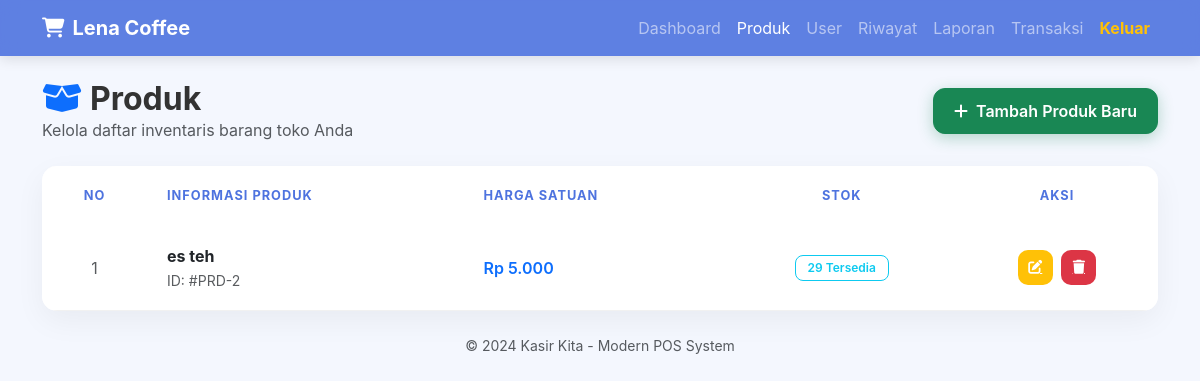
Page /produk.php (signed in) on the committed database.
### tables this page shows
CREATE TABLE `produk` (
  `id_produk` int(11) NOT NULL,
  `nama_produk` varchar(100) DEFAULT NULL,
  `harga` int(11) DEFAULT NULL,
  `stok` int(11) DEFAULT NULL
);

### produk.php (the view, shortened to what this page needs)
<?php
include 'koneksi.php';
$ambil_data = mysqli_query($conn, "SELECT * FROM produk");
?>
<!DOCTYPE html>
<html lang="id">
<head>
    <link href="https://cdn.jsdelivr.net/npm/bootstrap@5.3.0/dist/css/bootstrap.min.css" rel="stylesheet">
    <link rel="stylesheet" href="https://cdnjs.cloudflare.com/ajax/libs/font-awesome/6.4.0/css/all.min.css">
    <link href="https://unpkg.com/aos@2.3.1/dist/aos.css" rel="stylesheet">
</head>
<body>
<nav class="navbar navbar-expand-lg navbar-dark sticky-top mb-4">
    <div class="container">
        <a class="navbar-brand fw-bold" href="#"><i class="fas fa-shopping-cart me-2"></i>Lena Coffee</a>
        <div class="collapse navbar-collapse" id="navbarNav">
            <ul class="navbar-nav ms-auto">
                <li class="nav-item"><a class="nav-link" href="index.php">Dashboard</a></li>
                <li class="nav-item"><a class="nav-link active" href="produk.php">Produk</a></li>
                <li class="nav-item"><a class="nav-link" href="user.php">User</a></li>
                <li class="nav-item"><a class="nav-link" href="riwayat.php">Riwayat</a></li>
                <li class="nav-item"><a class="nav-link" href="laporan.php">Laporan</a></li>
                <li class="nav-item"><a class="nav-link" href="transaksi.php">Transaksi</a></li>
                <li class="nav-item"><a class="nav-link text-warning fw-bold" href="logout.php">Keluar</a></li>
            </ul>
        </div>
    </div>
</nav>
<div class="container" data-aos="fade-up">
    <div class="row align-items-center mb-4">
        <div class="col-md-6">
            <h2 class="fw-bold m-0"><i class="fas fa-box-open text-primary me-2"></i>Produk</h2>
            <p class="text-muted mb-0">Kelola daftar inventaris barang toko Anda</p>
        </div>
        <div class="col-md-6 text-md-end mt-3 mt-md-0">
            <a href="tambah_produk.php" class="btn btn-success add-btn">
                <i class="fas fa-plus me-2"></i>Tambah Produk Baru
            </a>
        </div>
    </div>
    <div class="card overflow-hidden">
        <div class="card-body p-0">
            <div class="table-responsive">
                <table class="table mb-0">
                    <thead>
                        <tr>
                            <th class="text-center">No</th>
                            <th>Informasi Produk</th>
                            <th>Harga Satuan</th>
                            <th class="text-center">Stok</th>
                            <th class="text-center">Aksi</th>
                        </tr>
                    </thead>
                    <tbody>
                        <?php $i = 1; while($row = mysqli_fetch_assoc($ambil_data)) : ?>
                        <tr>
                            <td class="text-center text-muted"><?= $i++; ?></td>
                            <td>
                                <div class="fw-bold text-dark"><?= $row['nama_produk']; ?></div>
                                <small class="text-muted">ID: #PRD-<?= $row['id_produk']; ?></small>
                            </td>
                            <td class="fw-semibold text-primary">
                                Rp <?= number_format($row['harga'], 0, ',', '.'); ?>
                            </td>
                            <td class="text-center">
                                <?php if($row['stok'] <= 5): ?>
                                    <span class="badge bg-light-danger text-danger border border-danger badge-stok">
                                        <i class="fas fa-exclamation-triangle me-1"></i><?= $row['stok']; ?> (Kritis)
                                    </span>
                                <?php else: ?>
                                    <span class="badge bg-light-info text-info border border-info badge-stok">
                                        <?= $row['stok']; ?> Tersedia
                                    </span>
                                <?php endif; ?>
                            </td>
                            <td class="text-center">
                                <a href="edit_produk.php?id=<?= $row['id_produk']; ?>" class="btn-action bg-warning text-white me-1">
                                    <i class="fas fa-edit fa-sm"></i>
                                </a>
                                <a href="hapus_produk.php?id=<?= $row['id_produk']; ?>"
                                   class="btn-action bg-danger text-white"
                                   onclick="return confirm('Yakin ingin menghapus produk ini?')">
                                    <i class="fas fa-trash fa-sm"></i>
                                </a>
                            </td>
                        </tr>
                        <?php endwhile; ?>
                    </tbody>
                </table>
            </div>
        </div>
    </div>
    <div class="mt-4 text-center text-muted small">
        <p>&copy; 2024 Kasir Kita - Modern POS System</p>
    </div>
</div>
</body>
</html>

### produk.php (style rules this page uses)
:root { --primary-color: #4e73df; --secondary-color: #f8f9fc; }
body { background-color: #f4f7fe; font-family: 'Inter', sans-serif; color: #333; }
.navbar { background: rgba(78, 115, 223, 0.9) !important; backdrop-filter: blur(10px); box-shadow: 0 4px 12px rgba(0,0,0,0.1); }
.card { border: none; border-radius: 15px; box-shadow: 0 10px 30px rgba(0, 0, 0, 0.05); transition: all 0.3s ease; }
.table thead { background-color: var(--secondary-color); }
.table thead th { border: none; color: #4e73df; text-transform: uppercase; font-size: 0.8rem; letter-spacing: 1px; padding: 20px; }
.table tbody td { padding: 18px 20px; vertical-align: middle; border-color: #f1f1f1; }
.table tbody tr { transition: all 0.2s ease; }
.btn-action { width: 35px; height: 35px; display: inline-flex; align-items: center; justify-content: center; border-radius: 10px; transition: all 0.3s; }
.badge-stok { padding: 6px 12px; border-radius: 8px; font-weight: 600; }
.add-btn { border-radius: 12px; padding: 10px 20px; font-weight: 600; box-shadow: 0 4px 15px rgba(25, 135, 84, 0.3); }

### rows in the picture
produk: nama_produk "es teh", id_produk "2", harga "5.000", stok "29"
